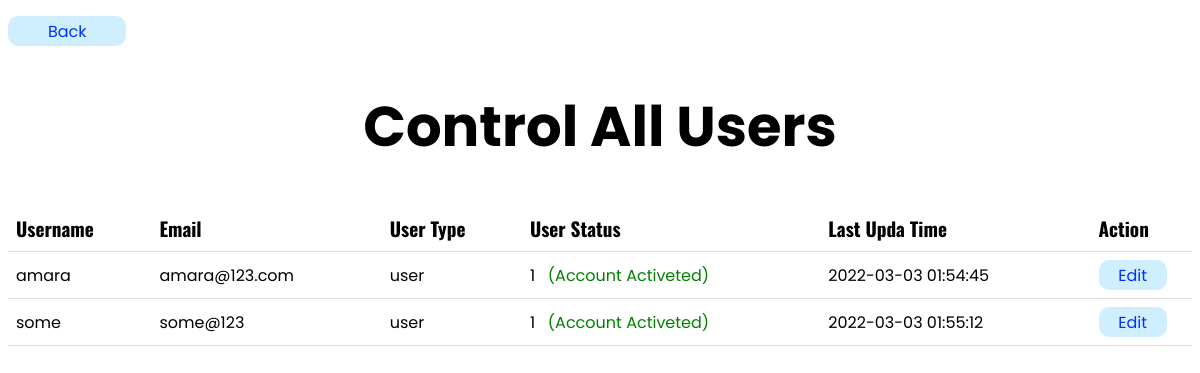
Screenshot of /c_user.php with the database file from the repository.
### tables this page shows
CREATE TABLE `user_tbl` (
  `id` int(11) NOT NULL,
  `username` varchar(255) NOT NULL,
  `email` varchar(255) NOT NULL,
  `pass` varchar(255) NOT NULL,
  `user_type` varchar(255) NOT NULL,
  `user_status` int(1) NOT NULL,
  `time` timestamp NOT NULL DEFAULT current_timestamp() ON UPDATE current_timestamp()
);

### c_user.php (the view, shortened to what this page needs)
<?php
    include("config.php");
    $sql = "SELECT * FROM user_tbl WHERE user_type = 'user'";
    $result = mysqli_query($con, $sql);
?>
<!DOCTYPE html>
<html lang="en">
<head>
</head>
<body>
    <p>
        <a href="admin.php"><button class="back">Back</button></a>
    </p>
    <center>
    <h1>
        Control All Users
    </h1>
        <table>
            <tr>
                <th>
                    Username
                </th>
                <th>
                    Email
                </th>
                <th>
                    User Type
                </th>
                <th>
                    User Status
                </th>
                <th>
                    Last Upda Time
                </th>
                <th>
                    Action
                </th>
            </tr>
                <?php
                    if(mysqli_num_rows($result) > 0){
                        while($row = mysqli_fetch_assoc($result)){
                ?>
            <tr>
                <td>
                    <?php echo($row['username']); ?>
                </td>
                <td>
                    <?php echo($row['email']); ?>
                </td>
                <td>
                    <?php echo($row['user_type']); ?>
                </td>
                <td>
                    <?php echo($row['user_status']."&nbsp&nbsp&nbsp");
                        if($row['user_status'] == 1){
                            echo("<span class='acc_a'>(Account Activeted)</span>");
                        }else{
                            echo("<span class='acc_d'>(Account Deactivate)</span>");
                        }
                    ?>
                </td>
                <td>
                    <?php echo($row['time']); ?>
                </td>
                <td>
                   <a href="c_user_edit.php?id=<?php echo($row['id']); ?>"><button class="edit">Edit</button></a>
                </td>
            </tr>
            <?php }
            }
            ?>
        </table>
    </center>
</body>
</html>

### c_user.php (style rules this page uses)
table { border-collapse: collapse; width: 100%; }
th, td { padding: 8px; text-align: left; border-bottom: 1px solid #ddd; }
th { font-size: 120%; font-family: 'Oswald', sans-serif; }
tr { font-size: 100%; font-family: 'Poppins', sans-serif; }
.edit { background: rgba(0, 172, 255, 0.19); color: rgba(0, 49, 255, 1); width: 80%; height: 30px; border: none; border-radius: 10px; font-size: 100%; font-family: 'Poppins', sans-serif; }
h1 { font-size: 350%; font-family: 'Poppins', sans-serif; }
.acc_a { color: green; }
.back { background: rgba(0, 172, 255, 0.19); color: rgba(0, 49, 255, 1); width: 10%; height: 30px; border: none; border-radius: 10px; font-size: 100%; font-family: 'Poppins', sans-serif; }
p { font-size: 100%; font-family: 'Poppins', sans-serif; }

### rows the page displays
user_tbl: username "amara", email "amara@123.com", user_type "user", user_status "1", shows "(Account Activeted)", time "2022-03-03 01:54:45"
user_tbl: username "some", email "some@123", user_type "user", user_status "1", shows "(Account Activeted)", time "2022-03-03 01:55:12"
